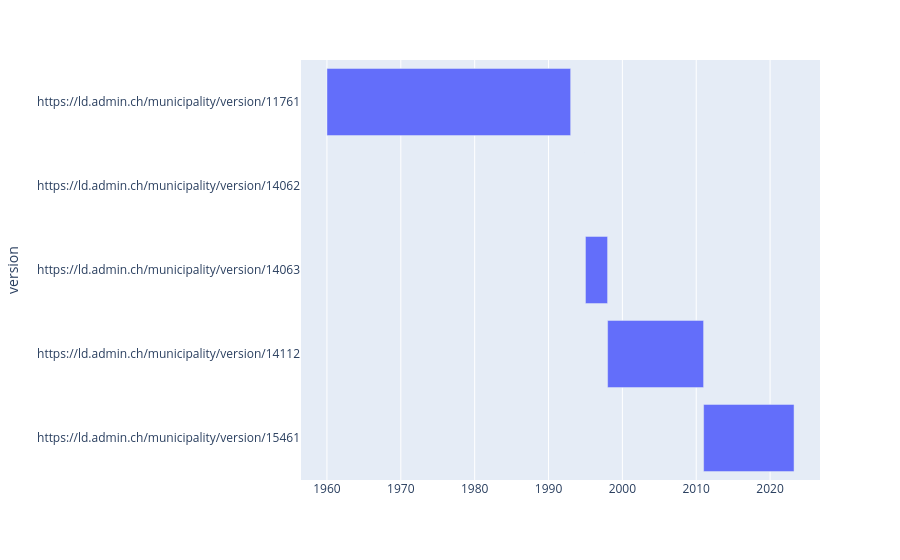

The code cell stored with this chart in its notebook:
### Markdown cell above
## Zeitstrahl von Versionen: Berg (TG)

### Code cell
df = await query("""

PREFIX vl: <https://version.link/>
PREFIX admin: <https://schema.ld.admin.ch/>
PREFIX schema: <http://schema.org/>
PREFIX xsd: <http://www.w3.org/2001/XMLSchema#>

SELECT ?version ?Start ?Stop2
FROM <https://lindas.admin.ch/fso/register>
WHERE {

    ?version vl:identity <https://ld.admin.ch/municipality/4891>;
        schema:startDate ?Start.
        OPTIONAL {?version schema:endDate ?Stop}
        
        BIND ("2023-04-01"^^xsd:date AS ?today).
        
        BIND (IF(BOUND(?Stop), ?Stop, ?today) AS ?Stop2).
    
}


""", "https://test.lindas.admin.ch/query")

display_result(df)

fig = px.timeline(df, x_start="Start", x_end="Stop2", y="version")
fig.update_yaxes(autorange="reversed") # otherwise tasks are listed from the bottom up
fig.show()

### Figure 1 — Plotly figure (JSON) as saved in the notebook; plotly's stock layout.template omitted (floating-point values rounded to 4 significant figures)
{"data": [{"alignmentgroup": "True", "base": ["1960-01-01", "1994-12-31", "1995-01-01", "1998-01-01", "2011-01-01"], "hovertemplate": "Start=%{base}<br>Stop2=%{x}<br>version=%{y}<extra></extra>", "legendgroup": "", "marker": {"color": "#636efa", "pattern": {"shape": ""}}, "name": "", "offsetgroup": "", "orientation": "h", "showlegend": false, "textposition": "auto", "x": [1041379200000, 0, 94608000000, 410140800000, 386467200000], "xaxis": "x", "y": ["https://ld.admin.ch/municipality/version/11761", "https://ld.admin.ch/municipality/version/14062", "https://ld.admin.ch/municipality/version/14063", "https://ld.admin.ch/municipality/version/14112", "https://ld.admin.ch/municipality/version/15461"], "yaxis": "y", "type": "bar"}], "layout": {"xaxis": {"anchor": "y", "domain": [0, 1], "type": "date", "range": ["1956-06-26 14:40", "2026-10-05 09:20"], "autorange": true}, "yaxis": {"anchor": "x", "domain": [0, 1], "title": {"text": "version"}, "autorange": true, "type": "category", "range": [4.5, -0.5]}, "legend": {"tracegroupgap": 0}, "margin": {"t": 60}, "barmode": "overlay", "autosize": true}}
